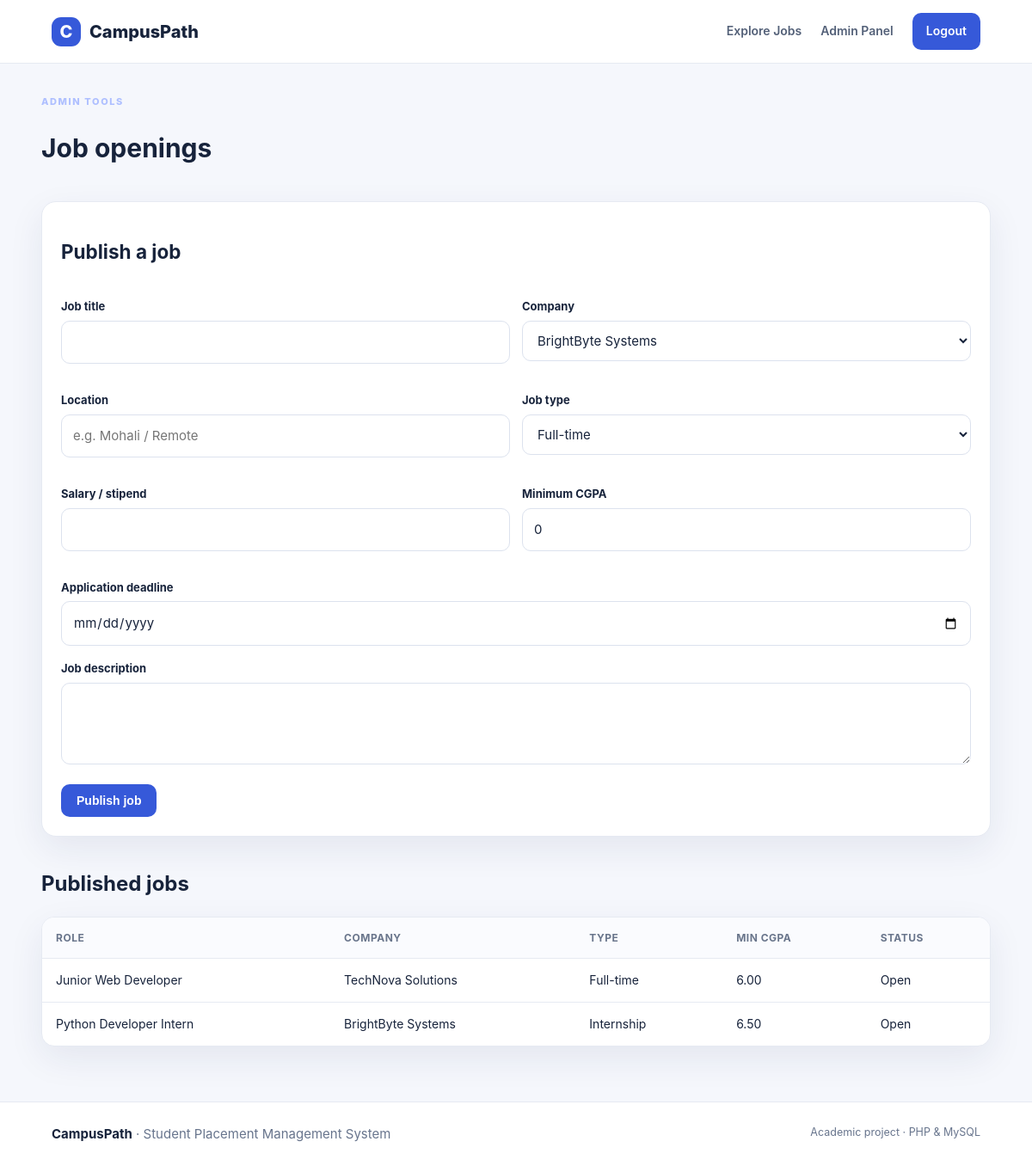
Screenshot of /admin_jobs.php (signed in) with the database file from the repository.
### tables this page shows
CREATE TABLE jobs (
 id INT AUTO_INCREMENT PRIMARY KEY,
 company_id INT NOT NULL,
 title VARCHAR(150) NOT NULL,
 description TEXT NOT NULL,
 location VARCHAR(120) DEFAULT NULL,
 job_type ENUM('Full-time','Internship','Part-time') DEFAULT 'Full-time',
 salary VARCHAR(100) DEFAULT NULL,
 min_cgpa DECIMAL(4,2) NOT NULL DEFAULT 0,
 deadline DATE DEFAULT NULL,
 status ENUM('Open','Closed') NOT NULL DEFAULT 'Open',
 created_at TIMESTAMP DEFAULT CURRENT_TIMESTAMP,
 CONSTRAINT fk_jobs_company FOREIGN KEY(company_id) REFERENCES companies(id) ON DELETE CASCADE
);

CREATE TABLE companies (
 id INT AUTO_INCREMENT PRIMARY KEY,
 name VARCHAR(150) NOT NULL,
 website VARCHAR(255) DEFAULT NULL,
 description TEXT DEFAULT NULL,
 created_at TIMESTAMP DEFAULT CURRENT_TIMESTAMP
);

### config.php (called while the page is built, shortened)
<?php
function e(?string $value): string {
    return htmlspecialchars($value ?? '', ENT_QUOTES, 'UTF-8');
}

### admin_jobs.php (the view, shortened to what this page needs)
<?php
require_once 'config.php';require_admin();$error='';
$companies=$pdo->query("SELECT id,name FROM companies ORDER BY name")->fetchAll();$jobs=$pdo->query("SELECT j.*,c.name company_name FROM jobs j JOIN companies c ON c.id=j.company_id ORDER BY j.created_at DESC")->fetchAll();$pageTitle='Manage jobs';require 'includes/header.php';
?>
<div class="section-head"><div><div class="eyebrow">Admin tools</div><h1>Job openings</h1></div></div>
<div class="panel"><h2>Publish a job</h2><?php if(!$companies):?><div class="notice">Add a company first from <a href="admin_companies.php">Manage companies</a>.</div><?php else:?><form method="post"><input type="hidden" name="csrf_token" value="<?=e(csrf_token())?>">
<div class="row"><div class="field"><label>Job title</label><input name="title" required></div><div class="field"><label>Company</label><select name="company_id" required><?php foreach($companies as $c):?><option value="<?=$c['id']?>"><?=e($c['name'])?></option><?php endforeach;?></select></div></div>
<div class="row"><div class="field"><label>Location</label><input name="location" placeholder="e.g. Mohali / Remote"></div><div class="field"><label>Job type</label><select name="job_type"><option>Full-time</option><option>Internship</option><option>Part-time</option></select></div></div>
<div class="row"><div class="field"><label>Salary / stipend</label><input name="salary"></div><div class="field"><label>Minimum CGPA</label><input type="number" name="min_cgpa" min="0" max="10" step=".01" value="0" required></div></div>
<div class="field"><label>Application deadline</label><input type="date" name="deadline"></div><div class="field"><label>Job description</label><textarea name="description" required></textarea></div><button class="btn">Publish job</button></form><?php endif;?></div>
<div class="section-head"><h2>Published jobs</h2></div><div class="table-wrap"><table><thead><tr><th>Role</th><th>Company</th><th>Type</th><th>Min CGPA</th><th>Status</th></tr></thead><tbody><?php foreach($jobs as $j):?><tr><td><?=e($j['title'])?></td><td><?=e($j['company_name'])?></td><td><?=e($j['job_type'])?></td><td><?=e((string)$j['min_cgpa'])?></td><td><?=e($j['status'])?></td></tr><?php endforeach;?></tbody></table></div>
<?php require 'includes/footer.php'; ?>

### style.css (style rules this page uses)
:root { --ink:#17233b;--muted:#68758d;--primary:#3659d9;--primary2:#243fa8;--line:#e6eaf2;--surface:#fff;--bg:#f5f7fc;--green:#16845b;--red:#bd3c4a;--shadow:0 14px 40px rgba(25,42,85,.08) }
* { box-sizing:border-box }
body { margin:0;background:var(--bg);color:var(--ink);font:15px/1.6 Inter,ui-sans-serif,system-ui,-apple-system,Segoe UI,sans-serif }
.eyebrow { text-transform:uppercase;letter-spacing:1.6px;font-size:11px;font-weight:800;color:#aebfff }
.btn { display:inline-flex;align-items:center;justify-content:center;border:0;border-radius:10px;background:var(--primary);color:white;padding:11px 18px;font-weight:700;cursor:pointer;font-size:14px }
.section-head { display:flex;align-items:end;justify-content:space-between;margin:36px 0 18px }
.section-head h2 { margin:0;font-size:24px }
.card,.panel,.form-card,.stat { background:var(--surface);border:1px solid var(--line);border-radius:17px;padding:22px;box-shadow:var(--shadow) }
.field { margin:16px 0 }
.field label { display:block;font-weight:700;font-size:13px;margin-bottom:6px }
.field input,.field select,.field textarea { width:100%;padding:12px 13px;border:1px solid #dce2ee;border-radius:10px;font:inherit;background:#fff;color:var(--ink) }
.field textarea { min-height:95px;resize:vertical }
.row { display:grid;grid-template-columns:1fr 1fr;gap:14px }
.table-wrap { overflow:auto;background:white;border:1px solid var(--line);border-radius:15px;box-shadow:var(--shadow) }
table { width:100%;border-collapse:collapse;min-width:680px }
th,td { text-align:left;padding:14px 16px;border-bottom:1px solid var(--line);font-size:14px }
th { color:#69758b;background:#fafbfe;font-size:12px;text-transform:uppercase;letter-spacing:.5px }
tr:last-child td { border-bottom:0 }

### rows the page displays
jobs: title "Junior Web Developer", company.name "TechNova Solutions", job_type "Full-time", min_cgpa "6.00", status "Open"
jobs: title "Python Developer Intern", company.name "BrightByte Systems", job_type "Internship", min_cgpa "6.50", status "Open"

### other values shown
form field company_id "BrightByte Systems"
